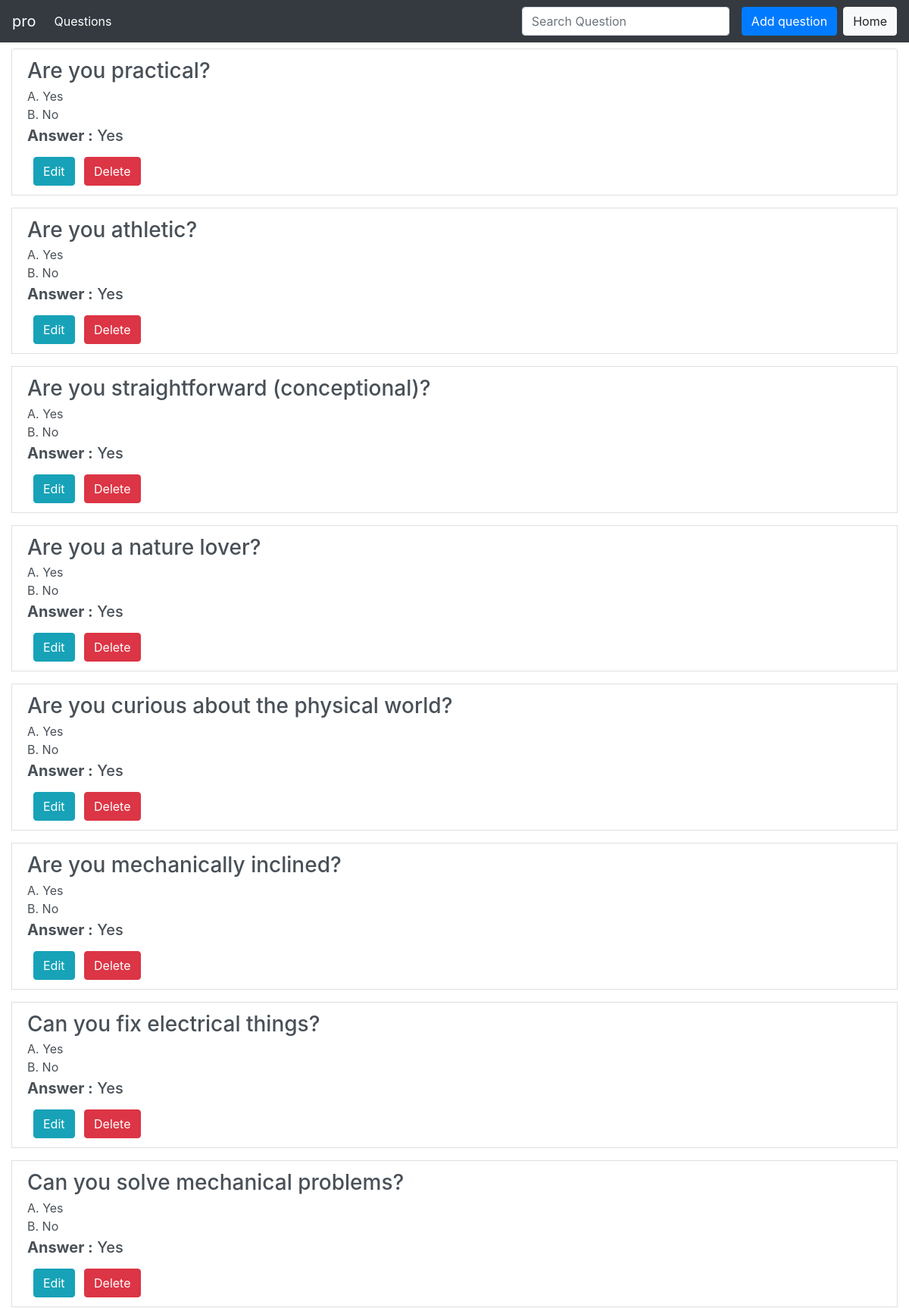
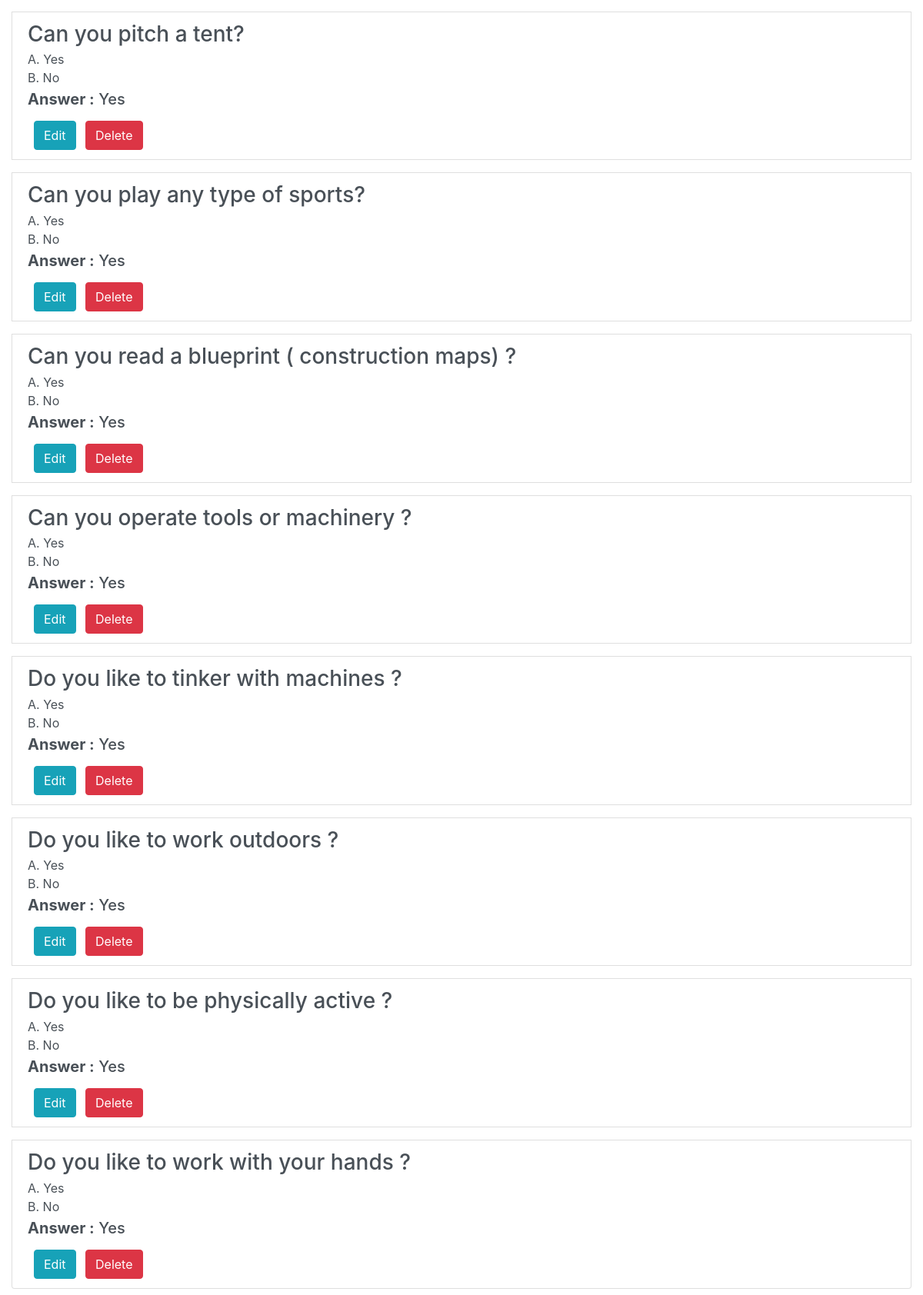
The page /prof/question/view_all_ques (signed in) on the database its author committed (2 pictures, top to bottom).
### main/models/question.py (models this page shows, shortened)
class Question_DB(models.Model):
    professor = models.ForeignKey(User, limit_choices_to={'groups__name': "Professor"}, on_delete=models.CASCADE, null=True)
    qno = models.AutoField(primary_key=True)
    question = models.CharField(max_length=100)
    optionA = models.CharField(default='Yes', max_length=3)
    optionB = models.CharField(default='No', max_length=2)
    answer = models.CharField(default='Yes', max_length=3)

### prof/views/question.py (the view, shortened to what this page needs)
def view_all_ques(request):
    prof = request.user
    return render(request, 'prof/question/view_all_questions.html', {
        'question_db': Question_DB.objects.filter(professor=prof), 'prof': prof
    })

### prof/templates/prof/question/view_all_questions.html (shortened to what this page needs)
{% extends 'prof/base/base.html' %}
{% load static %}
{% block navbar_title %}{{ prof.username }}{% endblock navbar_title %}
{% block navitem_title %}Questions{% endblock navitem_title %}
{% block searchInput %}
    <form class="form-inline my-2 my-lg-0">
        <input id='searchQuestion' class="form-control mr-sm-2" type="search" placeholder="Search Question" aria-label="Search">
    </form>
{% endblock searchInput %}
{% block buttons %}
    <a class="btn btn-primary mx-2" href="{% url 'prof:add_question' %}">Add question</a><br>
    <a class="btn btn-light" href="{% url 'prof:index' %}">Home</a>
{% endblock buttons %}
{% block body %}
    <div class="container-fluid">
        <div class="list-group">
            {% for ques in question_db %}
            <div class="list-group-item list-group-item-action flex-column align-items-start my-2">
                <div class="d-flex w-100 justify-content-between">
                    <h3 class="mb-1">{{ ques.question }}</h3>
                </div>
                <p class="mb-1">
                    A. {{ques.optionA}}<br>
                    B. {{ques.optionB}}<br>
                    <h5><strong>Answer :</strong> {{ques.answer}}</h5>
                </p>
                <form method="POST">
                    <a class="btn btn-info mx-2" href="{% url 'prof:edit_question' ques.qno %}">Edit</a>
                    <input class="btn btn-danger" type="submit"
                        onclick="return confirm('Are you sure you want to delete this question?')" value="Delete">
                </form>
            </div>
            {% empty %}
            <h3>No Questions available</h3>
            {% endfor %}
        </div>
    </div>
{% endblock body %}

### prof/templates/prof/base/base.html (shortened to what this page needs)
<!DOCTYPE html>
<html lang="en">
<head>
    <link rel="stylesheet" href="https://maxcdn.bootstrapcdn.com/bootstrap/4.2.1/css/bootstrap.min.css">
    <link rel="stylesheet" href="https://stackpath.bootstrapcdn.com/font-awesome/4.7.0/css/font-awesome.min.css">
</head>
<body>
    <nav class="navbar navbar-expand-lg navbar-dark bg-dark">
        <a class="navbar-brand" href="#">{% block navbar_title %}{% endblock navbar_title %}</a>
        <div class="collapse navbar-collapse" id="navbarSupportedContent">
            <ul class="navbar-nav mr-auto">
                <li class="nav-item active">
                    <a class="nav-link" href="#">{% block navitem_title %}{% endblock navitem_title %}<span class="sr-only">(current)</span></a>
                </li>
            </ul>
            {% block searchInput %}{% endblock searchInput %}
            {% block buttons %}{% endblock buttons %}
        </div>
    </nav>
    {% block body %}
    {% endblock body %}
</body>
</html>

### rows shown on the page
Question_DB: question "Are you practical?", optionA "Yes", optionB "No", answer "Yes"
Question_DB: question "Are you athletic?", optionA "Yes", optionB "No", answer "Yes"
Question_DB: question "Are you straightforward (conceptional)?", optionA "Yes", optionB "No", answer "Yes"
Question_DB: question "Are you a nature lover?", optionA "Yes", optionB "No", answer "Yes"
Question_DB: question "Are you curious about the physical world?", optionA "Yes", optionB "No", answer "Yes"
Question_DB: question "Are you mechanically inclined?", optionA "Yes", optionB "No", answer "Yes"
Question_DB: question "Can you fix electrical things?", optionA "Yes", optionB "No", answer "Yes"
Question_DB: question "Can you solve mechanical problems?", optionA "Yes", optionB "No", answer "Yes"
Question_DB: question "Can you pitch a tent?", optionA "Yes", optionB "No", answer "Yes"
Question_DB: question "Can you play any type of sports?", optionA "Yes", optionB "No", answer "Yes"
Question_DB: question "Can you read a blueprint ( construction maps) ?", optionA "Yes", optionB "No", answer "Yes"
Question_DB: question "Can you operate tools or machinery ?", optionA "Yes", optionB "No", answer "Yes"
Question_DB: question "Do you like to tinker with machines ?", optionA "Yes", optionB "No", answer "Yes"
Question_DB: question "Do you like to work outdoors ?", optionA "Yes", optionB "No", answer "Yes"
Question_DB: question "Do you like to be physically active ?", optionA "Yes", optionB "No", answer "Yes"
Question_DB: question "Do you like to work with your hands ?", optionA "Yes", optionB "No", answer "Yes"

### other values the page prints
{{ prof.username }} "pro"
